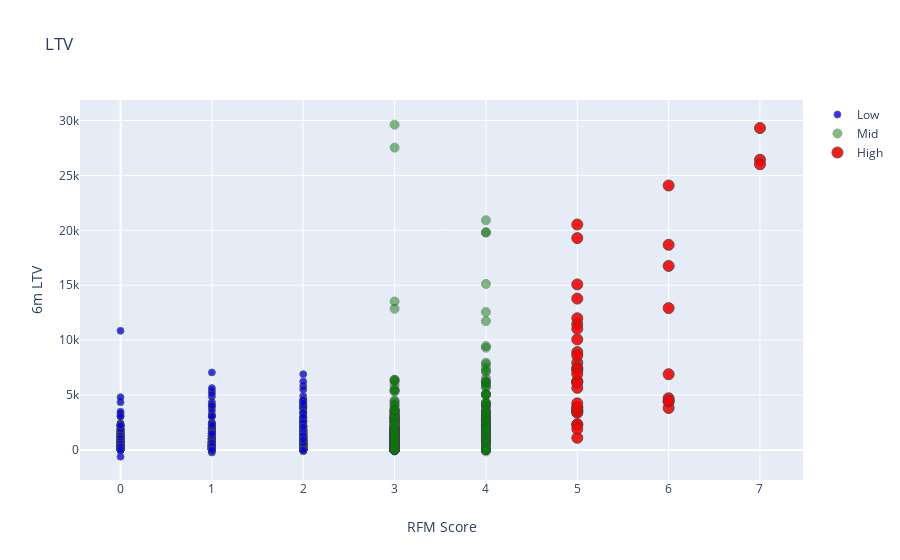

Write notebook code for a chart like this one.
### Code cell
tx_graph = tx_merge.query("m6_Revenue < 30000")

plot_data = [
    go.Scatter(
        x=tx_graph.query("Segment == 'Low-Value'")['OverallScore'],
        y=tx_graph.query("Segment == 'Low-Value'")['m6_Revenue'],
        mode='markers',
        name='Low',
        marker= dict(size= 7,
            line= dict(width=1),
            color= 'blue',
            opacity= 0.8
           )
    ),
        go.Scatter(
        x=tx_graph.query("Segment == 'Mid-Value'")['OverallScore'],
        y=tx_graph.query("Segment == 'Mid-Value'")['m6_Revenue'],
        mode='markers',
        name='Mid',
        marker= dict(size= 9,
            line= dict(width=1),
            color= 'green',
            opacity= 0.5
           )
    ),
        go.Scatter(
        x=tx_graph.query("Segment == 'High-Value'")['OverallScore'],
        y=tx_graph.query("Segment == 'High-Value'")['m6_Revenue'],
        mode='markers',
        name='High',
        marker= dict(size= 11,
            line= dict(width=1),
            color= 'red',
            opacity= 0.9
           )
    ),
]

plot_layout = go.Layout(
        yaxis= {'title': "6m LTV"},
        xaxis= {'title': "RFM Score"},
        title='LTV'
    )
fig = go.Figure(data=plot_data, layout=plot_layout)
iplot(fig)

### Figure 1 — Plotly figure (JSON) as saved in the notebook; plotly's stock layout.template omitted (floating-point values rounded to 4 significant figures; data arrays with more than 128 entries replaced by an {"elided": "..."} marker saying what was removed)
{"data": [{"marker": {"color": "blue", "line": {"width": 1}, "opacity": 0.8, "size": 7}, "mode": "markers", "name": "Low", "type": "scatter", "x": {"elided": "1174 int values"}, "y": {"elided": "1174 float values"}}, {"marker": {"color": "green", "line": {"width": 1}, "opacity": 0.5, "size": 9}, "mode": "markers", "name": "Mid", "type": "scatter", "x": {"elided": "617 int values"}, "y": {"elided": "617 float values"}}, {"marker": {"color": "red", "line": {"width": 1}, "opacity": 0.9, "size": 11}, "mode": "markers", "name": "High", "type": "scatter", "x": [5, 5, 5, 5, 5, 5, 5, 5, 5, 5, 5, 5, 5, 5, 5, 5, 5, 5, 5, 5, 5, 5, 5, 5, 5, 5, 5, 5, 6, 6, 6, 6, 6, 6, 7, 5, 5, 6, 6, 7, 7, 6], "y": [2316.0, 3616.0, 6170.0, 7945.0, 1100.0, 10060.0, 8910.0, 3604.0, 3435.0, 11460.0, 2324.0, 7459.0, 6262.0, 15080.0, 11040.0, 13780.0, 7263.0, 8603.0, 19290.0, 3904.0, 7390.0, 5652.0, 3388.0, 3824.0, 6153.0, 1917.0, 6915.0, 4242.0, 4707.0, 3819.0, 6893.0, 18680.0, 4405.0, 4472.0, 26430.0, 11990.0, 20530, 16760.0, 12910.0, 29310.0, 26010.0, 24080.0]}], "layout": {"title": {"text": "LTV"}, "xaxis": {"title": {"text": "RFM Score"}}, "yaxis": {"title": {"text": "6m LTV"}}}}
